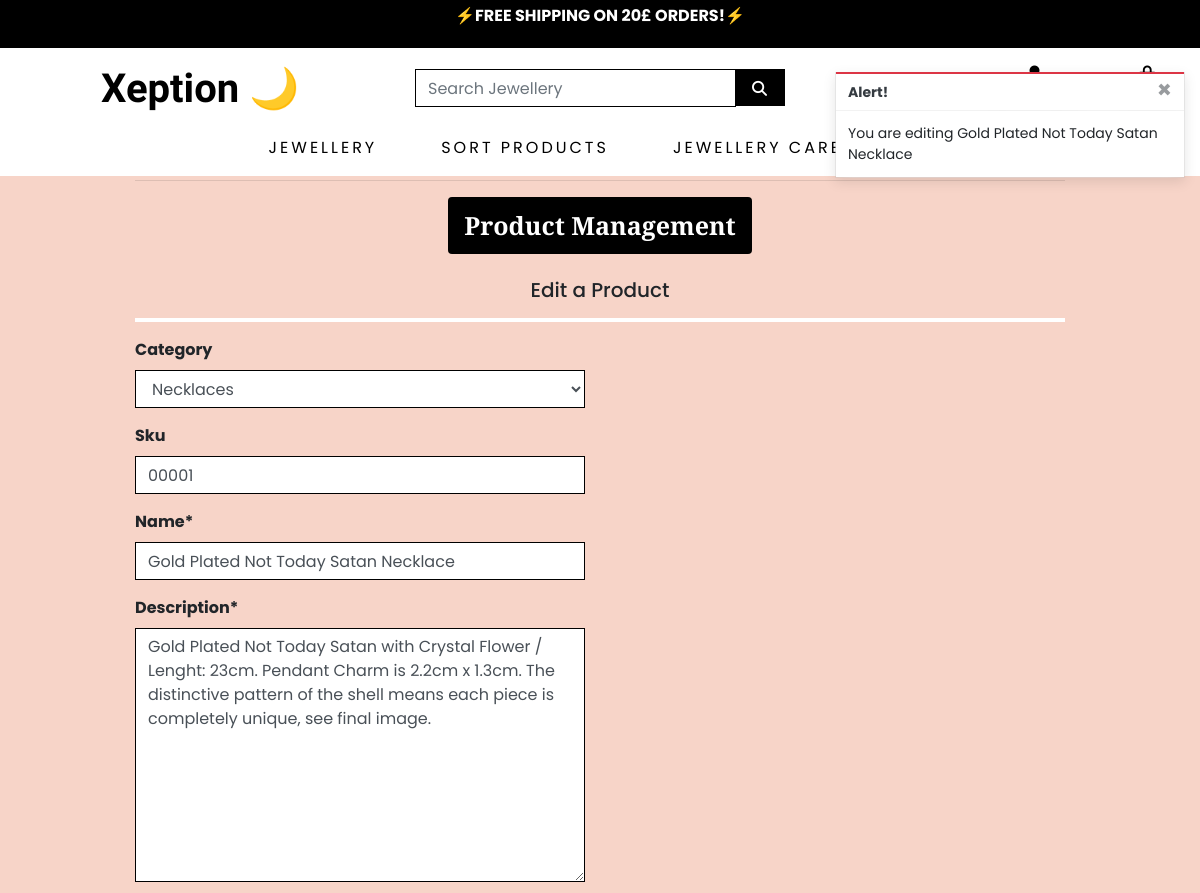
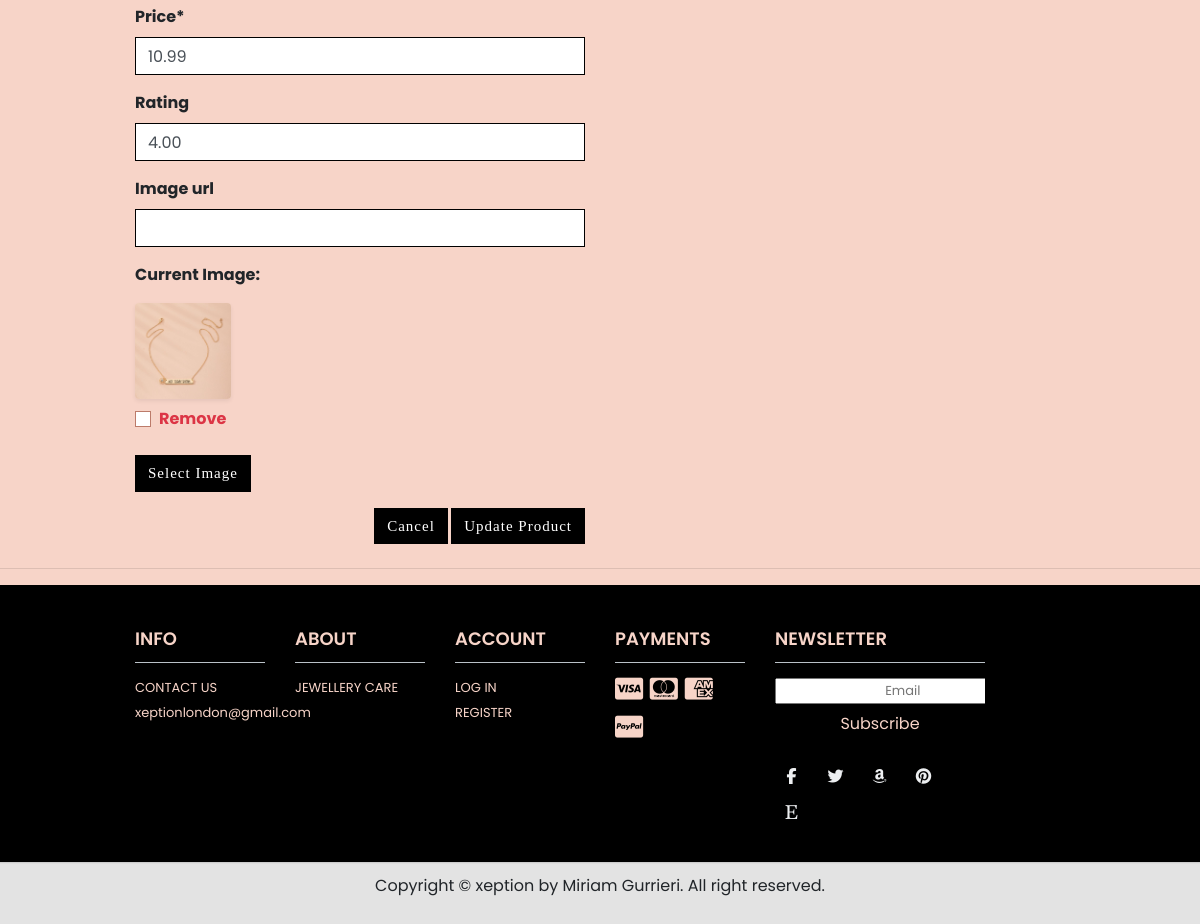
Page /products/edit/1/ (signed in) on the committed database (2 pictures, top to bottom).
### products/models.py (models this page shows, shortened)
class Product(models.Model):
    category = models.ForeignKey('Category', null=True, blank=True, on_delete=models.SET_NULL)
    sku = models.CharField(max_length=254, null=True, blank=True)
    name = models.CharField(max_length=254)
    description = models.TextField()
    price = models.DecimalField(max_digits=6, decimal_places=2)
    rating = models.DecimalField(max_digits=6, decimal_places=2, null=True, blank=True)
    image_url = models.URLField(max_length=1024, null=True, blank=True)
    image = models.ImageField(null=True, blank=True)

### products/views.py (the view)
# urls.py: path('edit/<int:product_id>/', views.edit_product, name='edit_product'),
@login_required
def edit_product(request, product_id):
    if not request.user.is_superuser:
        messages.error(request, 'Sorry, only store owners can do that.')
        return redirect(reverse('home'))
    product = get_object_or_404(Product, pk=product_id)
    if request.method == 'POST':
        form = ProductForm(request.POST, request.FILES, instance=product)
        if form.is_valid():
            form.save()
            messages.success(request, 'Successfully updated product!')
            return redirect(reverse('product_detail', args=[product.id]))
        else:
            messages.error(request, 'Failed to update product. Please ensure the form is valid.')
    else:
        form = ProductForm(instance=product)
        messages.info(request, f'You are editing {product.name}')
    template = 'products/edit_product.html'
    context = {
        'form': form,
        'product': product,
    }
    return render(request, template, context)

### products/forms.py
class ProductForm(forms.ModelForm):
    class Meta:
        model = Product
        fields = '__all__'
    image = forms.ImageField(label='Image', required=False, widget=CustomClearableFileInput)
    def __init__(self, *args, **kwargs):
        super().__init__(*args, **kwargs)
        categories = Category.objects.all()
        friendly_names = [(c.id, c.get_friendly_name()) for c in categories]
        self.fields['category'].choices = friendly_names
        for field_name, field in self.fields.items():
            field.widget.attrs['class'] = 'border-black rounded-0'

### bag/contexts.py (called while the page is built, shortened)
def bag_contents(request):
    bag_items = []
    total = 0
    product_count = 0
    bag = request.session.get('bag', {})
    if total < settings.FREE_DELIVERY_THRESHOLD:
        delivery = total * Decimal(settings.STANDARD_DELIVERY_PERCENTAGE / 100)
        free_delivery_delta = settings.FREE_DELIVERY_THRESHOLD - total
    else:
        delivery = 0
        free_delivery_delta = 0
    grand_total = delivery + total
    context = {
        'bag_items': bag_items,
        'total': total,
        'product_count': product_count,
        'delivery': delivery,
        'free_delivery_delta': free_delivery_delta,
        'free_delivery_threshold': settings.FREE_DELIVERY_THRESHOLD,
        'grand_total': grand_total,
    }
    return context

### products/models.py (called while the page is built)
    def get_friendly_name(self):
        return self.friendly_name

### products/templates/products/edit_product.html (shortened to what this page needs)
{% extends "base.html" %}
{% load static %}
{% block page_header %}
    <div class="container header-container">
    </div>
{% endblock %}
{% block content %}
    <div class="overlay"></div>
    <div class="container">
        <div class="row">
           <div class="col text-center">
                <hr>
                <a class="category-badge text-decoration-none">
                        <span class="p-3 mb-4 logo-font badge badge-white text-white bg-black" style="font-size: 25px; font-family: 'Prata', serif;">Product Management</span>
                    </a>
                    <h5>Edit a Product</h5>
                <hr style="border: 2px white solid;">
            </div>
        </div>
        <div class="row">
            <div class="col-12 col-md-6 font-weight-bold">
                <form method="POST" action="{% url 'edit_product' product.id %}" class="form mb-2" enctype="multipart/form-data">
                    {% for field in form %}
                        {% if field.name != 'image' %}
                            {{ field | as_crispy_field }}
                        {% else %}
                            {{ field }}
                        {% endif %}
                    {% endfor %}
                    <div class="text-right">
                        <a class="btn btn-black rounded-0" href="{% url 'products' %}">Cancel</a>
                        <button class="btn btn-black rounded-0" type="submit">Update Product</button>
                    </div>
                </form>
            </div>
        </div>
    </div>
{% endblock %}

### static/css/base.css (style rules this page uses)
body { font-family: 'Poppins', serif; background-color: #F7D4C8; height: calc(100vh - 164px); }
.btn-black { background: black; color: white; font-family: 'prata', serif; font-size: 15px; letter-spacing: 1px; }
.border-black { border: 1px solid black !important; }
.bg-black { background: #000 !important; }
.overlay { height: 100%; width: 100%; top: 0; left: 0; position: fixed; background: white; z-index: -1; }
.overlay { height: 100%; width: 100%; top: 0; left: 0; position: fixed; background: #F7D4C8; z-index: -1; }
@media (min-width: 1200px) { .container { max-width: 80%; } }
@media (min-width: 992px) { .header-container { padding-top: 164px; } }

### rows in the picture
Product: category "Necklaces" "00001" "Gold Plated Not Today Satan Necklace" "Gold Plated Not Today Satan with Crystal Flower / Lenght: 23cm. Pendant Charm is 2.2cm x 1.3cm. The distinctive pattern of the shell means each piece is completely unique, see final image." "10.99" "4.00"

### other values in the picture
{{ widget.initial_text }} "Current Image"
{{ widget.clear_checkbox_label }} "Remove"
{{ message }} "You are editing Gold Plated Not Today Satan Necklace"
